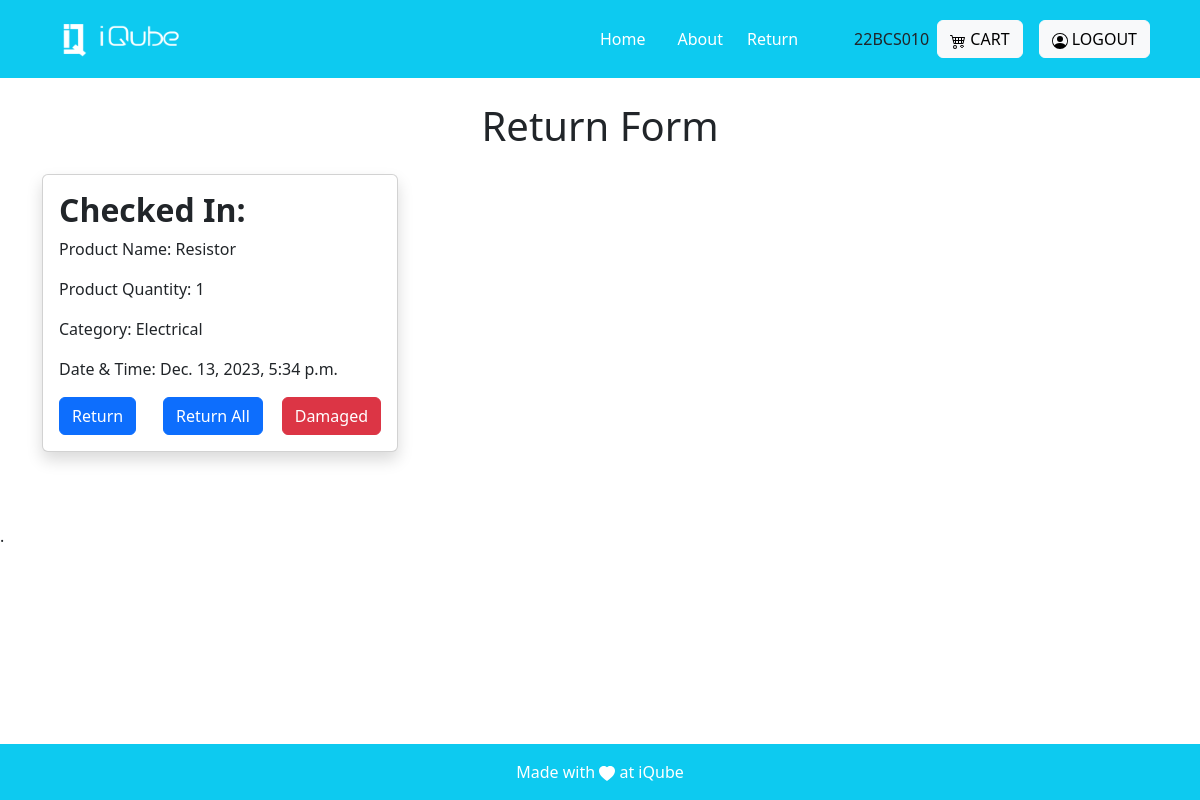
Screenshot of /return_form/ (signed in) with the database file from the repository.
### invention/models.py (models this page shows, shortened)
class Log(models.Model):
    user = models.ForeignKey(User, on_delete=models.CASCADE)
    product = models.ForeignKey('Product', on_delete=models.CASCADE)
    quantity = models.PositiveIntegerField(default=0)
    created_at = models.DateTimeField(default=datetime.datetime.now())
    status = models.CharField(max_length=20, choices=[('checked_in','checked_in'),('checked_out','checked_out')])
    acting = models.CharField(max_length=20, default="hi")
    due_date = models.DateTimeField()

class Product(models.Model):
    name=models.CharField(max_length=255)
    decription=models.CharField(max_length=100)
    actual_count=models.PositiveIntegerField()
    available_count=models.PositiveIntegerField()
    dummy_count = models.PositiveIntegerField()
    category= models.ForeignKey('Category', on_delete=models.CASCADE)
    created_at = models.DateTimeField(auto_now=True)
    image = models.ImageField(upload_to='images')

class Category(models.Model):
    name=models.CharField(max_length=25)
    created_by = models.ForeignKey(User, on_delete=models.CASCADE)
    created_at=models.DateTimeField(auto_now=True)
    class Meta:
        verbose_name_plural = 'Categories'
    def __str__(self):
        return str(self.name)

### invention/views.py (the view)
# urls.py: path('return_form/', views.return_form, name="return_form"),
def return_form(request):
    purchased_items = Log.objects.filter(user = request.user)
    return render(request, 'cart/return_form.html', {'purchased_items':purchased_items,})

### invention/templates/cart/return_form.html (shortened to what this page needs)
{% extends 'base.html' %}
{% block base %}
<body class="bg-gray-100">
  <div class="container py-4">
    <h1 class="text-center text-orange mb-4">Return Form</h1>
    <div class="row row-cols-1 row-cols-md-3 g-4">
      {% for item in purchased_items %}
      <div class="col">
        <div class="card shadow">
          <div class="card-body">
            <h2 class="fw-bold">Checked In:</h2>
            <p>Product Name: {{ item.product.name }}</p>
            <p>Product Quantity: {{ item.quantity }}</p>
            <p>Category: {{ item.product.category }}</p>
            <p>Date & Time: {{ item.created_at}}</p>
            <div class="d-flex justify-content-between align-items-center mt-3">
              <form action="{% url 'return' item.pk %}" method="post">
                <button type="submit" class="btn btn-primary me-2">Return</button>
              </form>
              <form action="{% url 'return_all' item.id %}" method="get">
                <button type="submit" class="btn btn-primary">Return All</button>
              </form>
              <form action="{% url 'Add_wastage' item.id %}" >
                <button type="submit" class="btn btn-danger">Damaged</button>
              </form>
            </div>
          </div>
        </div>
      </div>
      {% endfor %}
    </div>
  </div>
  <div class="mb-5 mt-5">
    .
  </div>
</body>
{% endblock %}

### invention/templates/base.html (shortened to what this page needs)
{% load static %}
<!DOCTYPE html>
<html lang="en">
<head>
    <link href="https://cdn.jsdelivr.net/npm/bootstrap@5.3.2/dist/css/bootstrap.min.css" rel="stylesheet"
>
</head>
<body>
    <nav class="sticky-top navbar navbar-expand-lg navbar-dark bg-info p-3">
    <div class="container">
            <a class="navbar-brand" href="#">
                <img src="{% static 'images/logo-white.png' %}" alt="Logo" height="36" width="150">
            </a>
            <div class="collapse navbar-collapse justify-content-end" id="navbarNav">
                <ul class="navbar-nav mx-5">
                    <li class="nav-item mx-2">
                        <a class="nav-link active" href="{% url 'Home'%}">Home</a>
                    </li>
                    <li class="nav-item mx-2">
                        <a class="nav-link active" href="{% url 'About' %}">About</a>
                    </li>
                    <li>
                        <a href="/return_form" class="nav-link active">Return</a>
                    </li>
                </ul>
            </div>
            {{request.user.username}}
            <div class="mt-3 mt-lg-0 mx-2">
                <a class="btn btn-light" href="{% url 'view_cart' %}">
                    CART
                </a>
            </div>
            {% if not user.is_authenticated %}
            <div class="mt-3 mt-lg-0 mx-2">
                <a class="btn btn-light" href="{% url "social:begin" 'azuread-tenant-oauth2' %}">
                    <svg xmlns="http://www.w3.org/2000/svg" width="16" height="16" fill="currentColor" class="bi bi-person-circle" viewBox="0 0 16 16">
                    <path d="M11 6a3 3 0 1 1-6 0 3 3 0 0 1 6 0"/>
                        <path fill-rule="evenodd" d="M0 8a8 8 0 1 1 16 0A8 8 0 0 1 0 8m8-7a7 7 0 0 0-5.468 11.37C3.242 11.226 4.805 10 8 10s4.757 1.225 5.468 2.37A7 7 0 0 0 8 1"/>
                    </svg>
                    LOGIN
                </a>
            </div>
            {% else %}
            <div class="mt-3 mt-lg-0 mx-2">
                <a class="btn btn-light" href="{% url 'logout' %}">
                    LOGOUT
                </a>
            </div>
            {% endif %}
        </div>
    </nav>
    <main>
        <div>
            {% block base %}{% endblock %}
        </div>
    </main>
    <footer class="bg-light text-center text-lg-start fixed-bottom">
        <div class="text-center p-2 bg-info p-3" style=" color: white;">
            <div>Made with
                <svg xmlns="http://www.w3.org/2000/svg" width="16" height="16" fill="currentColor"
                    class="bi bi-heart-fill" viewBox="0 0 16 16">
                    <path fill-rule="evenodd"
                        d="M8 1.314C12.438-3.248 23.534 4.735 8 15-7.534 4.736 3.562-3.248 8 1.314z" />
                </svg>
               at iQube
            </div>
        </div>
    </footer>
</body>
</html>
{% load sweetify %}

### invention/templates/base.html (style rules this page uses)
html { scroll-behavior:smooth; }

### rows the page displays
Log: product.name "Resistor", quantity "1", product.category "Electrical", created_at "Dec. 13, 2023, 5:34 p.m."

### other values shown
{{ request.user.username }} "22BCS010"
